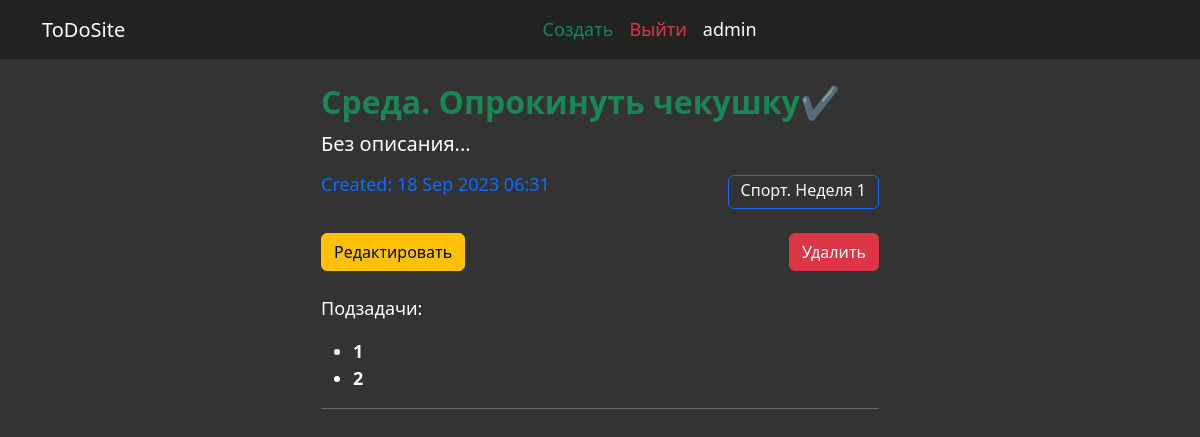
The page /task/detail/2612/ (signed in) on the database its author committed.
### accounts/models.py (models this page shows, shortened)
class User(AbstractBaseUser):
    email       = models.EmailField(max_length=255, blank=True)
    username    = models.CharField(max_length=255, unique=True)
    is_active   = models.BooleanField(default=True)
    staff       = models.BooleanField(default=False)
    admin       = models.BooleanField(default=False)
    timestamp   = models.DateTimeField(auto_now_add=True)
    REQUIRED_FIELDS = ['email']
    USERNAME_FIELD = 'username'
    objects = UserManager()

### core/models.py (models this page shows, shortened)
class Task(models.Model):
    title = models.CharField(max_length=255, default='Задача без названия', verbose_name='Задача', blank=True, null=True)
    description = models.TextField(blank=True, verbose_name='Описание')
    created_at = models.DateTimeField(auto_now_add=True, verbose_name='Дата создания')
    due_at  = models.DateTimeField(blank=True, null=True, verbose_name='Дата завершения')
    status = models.BooleanField(default=False, verbose_name='Статус выполнения')
    parent_task = models.ForeignKey('self', on_delete=models.CASCADE, blank=True, null=True, related_name='sub_tasks', verbose_name='Родительская задача')
    task_list = models.ForeignKey(List, on_delete=models.CASCADE, related_name='tasks',verbose_name='Список задач', blank=True, null=True)
    user = models.ForeignKey(User, on_delete=models.CASCADE, )
    def get_absolute_url(self):
        return reverse('task', kwargs={'pk':self.pk, })
    class Meta:
        verbose_name = 'Задача'
        verbose_name_plural = 'Задачи'
        ordering = ['created_at', 'title']

class List(models.Model):
    title = models.CharField(max_length=255, default='Список без названия', verbose_name='Список задач', blank=True, null=True)
    created_at = models.DateTimeField(auto_now_add=True, verbose_name='Дата создания')
    user = models.ForeignKey(User, on_delete=models.CASCADE, )
    def __str__(self):
        return self.title or ''
    def get_absolute_url(self):
        return reverse('list', kwargs={'pk':self.pk, })
    class Meta:
        verbose_name = 'Список задач'
        verbose_name_plural = 'Списки задач'

### core/views.py (the view)
# urls.py: path('task/detail/<int:pk>/', TaskDetail.as_view(), name='task'),
class TaskDetail(LoginRequiredMixin, DetailView):
    model = Task
    login_url = reverse_lazy('login')
    template_name = 'task_detail.html'
    context_object_name = 'task'
    pk_url_kwarg = 'pk'
    def get_queryset(self):
        return Task.objects.filter(user=self.request.user).prefetch_related('sub_tasks')

### templates/task_detail.html (shortened to what this page needs)
{% extends 'base_templates/base.html' %}
{% block content %}
  <h2>
    {% include 'base_templates/task_status_base.html' with task=task %}
  </h2>
  {% if task.description %}
    <p class="mb-5">{{task.description}}</p>
  {% else %}
    <p class="fs-5 fw-light">Без описания...</p>
  {% endif %}
  <div class="d-flex justify-content-between">
    <p class="text-primary fw-light lh-1">Created: {{task.created_at|date:'d M Y h:i'}}</p>
    {% if task.task_list %}
      <a href="{{task.task_list.get_absolute_url}}" class="btn btn-outline-primary text-light fw-light lh-1 ">{{task.task_list}}</a>
    {% elif task.parent_task %}
      <a href="{{task.parent_task.get_absolute_url}}" class="btn btn-outline-primary text-light fw-light lh-1 ">{{task.parent_task}}</a>
    {% endif %}
  </div>
  <div class="d-flex justify-content-between mt-4">
    <div class="d-grid gap-2 d-md-block">
      <a href="{% url 'update' task.pk %}" class="btn btn-warning mb-4">Редактировать</a>
    </div>
    <div class="">
      <a href="{% url 'delete_task' task.pk %}" class="btn btn-danger mb-4">Удалить</a>
    </div>
  </div>
  {% if task.sub_tasks.all %}
    <p>Подзадачи:</p>
    {% include 'base_templates/task_detail_base.html' with tasks=task.sub_tasks.all %}
  {% endif %}
{% endblock %}

### templates/base_templates/base.html (shortened to what this page needs)
{% load static %}
<!doctype html>
<html lang="en">
  <head>
    <link href="https://cdn.jsdelivr.net/npm/bootstrap@5.3.1/dist/css/bootstrap.min.css" rel="stylesheet">
    <link href="{% static 'style.css' %}" rel="stylesheet">
  </head>
  <body>
    {% include 'base_templates/navbar.html' %}
    <div class="container mt-4" id="container">
      <div class="d-block mx-auto w-50">
      {% block content %}
      {% endblock %}
      </div>
    </div>
  </body>
</html>

### templates/base_templates/navbar.html (shortened to what this page needs)
<nav class="navbar navbar-expand-lg navbar-dark">
    <div class="container">
        <a class="navbar-brand" href="{% url 'tasks' %}">ToDoSite</a>
        <div class="collapse navbar-collapse" id="navbarNav">
            <ul class="navbar-nav mx-auto">
                {% if request.user.is_authenticated %}
                <li class="nav-item ml-2">
                    <a class="nav-link text-success" href="{% url 'create' %}">Создать</a>
                </li>
                <li class="nav-item ml-2">
                    <a class="nav-link text-danger" href="{% url 'logout' %}">Выйти</a>
                </li>
                <li class="nav-item ml-2">
                    <a class="nav-link" disabled>{{request.user.username}}</a>
                </li>
                {% endif %}
            </ul>
        </div>
    </div>
</nav>

### templates/base_templates/task_status_base.html
{% if task.status %}
    <a href="{{task.get_absolute_url}}" class="fw-semibold d-block text-success">{{ task.title }}✔️</a>
    {% else %}
    <a href="{{task.get_absolute_url}}" class="fw-semibold d-block text-light">{{ task.title }}</a>
{% endif %}

### templates/base_templates/task_detail_base.html (shortened to what this page needs)
<ul class='mb-3'>
  {% for task in tasks %}
    <li>{% include 'base_templates/task_status_base.html' with task=task %}</li>
  {% endfor %}
</ul>
<hr>

### static/style.css (style rules this page uses)
body { font-size: 18px; font-weight: semibold; color: white; }
body { background-color: #333; }
.navbar { background-color: #222; }
.navbar-dark .navbar-nav .nav-link { color: white; }
#container a { position: relative; text-decoration: none; }
#container a::before { content: ""; position: absolute; top: 0; left: 0; right: 0; bottom: 0; opacity: 0; border-radius: 3px; transition: opacity 0.3s; pointer-events: none; }

### rows shown on the page
User: user.username "admin"
Task: title "Среда. Опрокинуть чекушку", created_at "18 Sep 2023 06:31", task_list "Спорт. Неделя 1"
Task: title "1"
Task: title "2"
